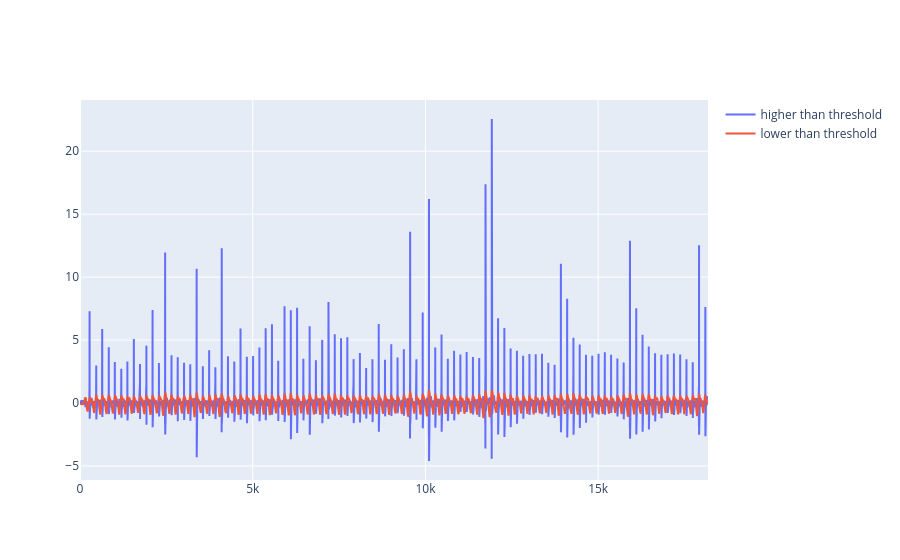

The notebook cell this image was saved under:
### Code cell
def trim(data, ratio):
    lim = int((1 - ratio) / 2 * len(data))
    if lim == 0:
        return data
    return data[lim:-lim]

# Add number to plot_centres to plot reconstructions of all nodes belonging to the cluster
# plot_centres = [i for i in range(5)]
plot_centres = np.arange(len(centers_sorted)) 
plot_centres = plot_centres[centers_sorted['kurtosis']>threshold]
reconstructions = [np.zeros(len(data_preprocessed)) for _ in range(2)]

for ii, (node, assignment) in enumerate(
    zip(tr_obj.get_leaf_nodes(freq_threshold=freq_threshold), labels_sorted)
):
    if int(assignment) in plot_centres:
        # List reconstructions
        rec_signal = inv.inv_node(node)

        j = 0 if sf.kurtosis(trim(rec_signal, inv_keep_ratio)) > threshold else 1  # shorten name for readability
        reconstructions[j] = reconstructions[j] + rec_signal
    else:
        rec_signal = inv.inv_node(node)
        reconstructions[1] += rec_signal


fig = go.Figure()
fig.add_trace(
    go.Scatter(
        y=reconstructions[0],
        mode="lines",
        name="higher than threshold",
    )
)
fig.add_trace(
    go.Scatter(
        y=reconstructions[1],
        mode="lines",
        name="lower than threshold",
    )
)

### Figure 1 — Plotly figure (JSON) as saved in the notebook; plotly's stock layout.template omitted (floating-point values rounded to 4 significant figures; data arrays with more than 128 entries replaced by an {"elided": "..."} marker saying what was removed)
{"data": [{"mode": "lines", "name": "higher than threshold", "type": "scatter", "y": {"elided": "18181 float values"}}, {"mode": "lines", "name": "lower than threshold", "type": "scatter", "y": {"elided": "18181 float values"}}], "layout": {}}
